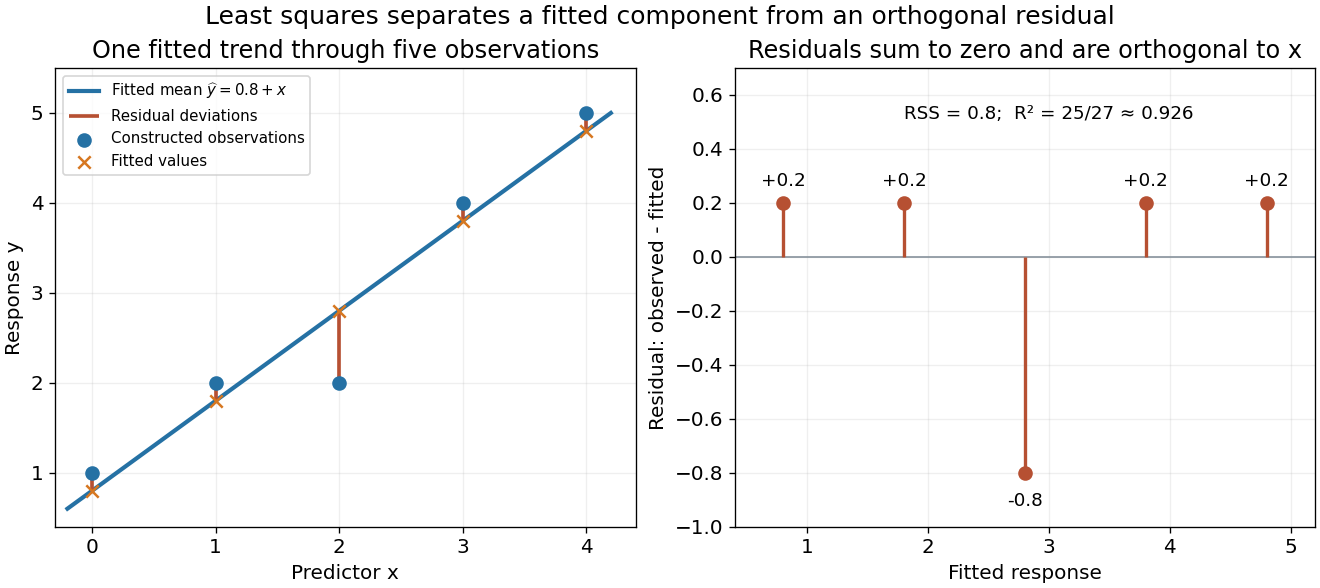

The script that saved this image:
"""Plot a constructed least-squares fit and its residuals; save a PNG to cwd."""

from pathlib import Path

import matplotlib.pyplot as plt
import numpy as np


def main():
    x = np.arange(5, dtype=float)
    y = np.array([1., 2., 2., 4., 5.])
    design = np.column_stack([np.ones_like(x), x])
    coefficients = np.linalg.lstsq(design, y, rcond=None)[0]
    fitted = design @ coefficients
    residual = y-fitted
    rss = residual @ residual
    r2 = 1-rss/np.sum((y-y.mean())**2)
    assert np.allclose(coefficients, [.8, 1])
    assert np.allclose(design.T @ residual, [0, 0])
    assert np.isclose(rss, .8)
    assert np.isclose(r2, 25/27)
    plt.rcParams.update({'font.size': 12})
    fig, axes = plt.subplots(1, 2, figsize=(11, 4.9), layout='constrained', facecolor='white')
    xx = np.linspace(-.2, 4.2, 200)
    axes[0].plot(xx, coefficients[0]+coefficients[1]*xx, color='#2571a4',
                 lw=2.5, label=r'Fitted mean $\widehat y=0.8+x$')
    axes[0].vlines(x, np.minimum(y, fitted), np.maximum(y, fitted),
                   color='#b65032', lw=2.2, label='Residual deviations')
    axes[0].scatter(x, y, color='#2571a4', s=60, zorder=3, label='Constructed observations')
    axes[0].scatter(x, fitted, color='#d67720', marker='x', s=55, zorder=3, label='Fitted values')
    axes[0].set(xlabel='Predictor x', ylabel='Response y', xlim=(-.3, 4.4), ylim=(.4, 5.5),
                title='One fitted trend through five observations')
    axes[0].legend(loc='upper left', fontsize=9)
    axes[0].grid(alpha=.2)

    axes[1].axhline(0, color='#87929c', lw=1)
    axes[1].vlines(fitted, 0, residual, color='#b65032', lw=2)
    axes[1].scatter(fitted, residual, color='#b65032', s=60, zorder=3)
    for fi, ri in zip(fitted, residual):
        axes[1].annotate('%+.1f' % ri, (fi, ri), xytext=(0, 10 if ri >= 0 else -20),
                         textcoords='offset points', ha='center', fontsize=11)
    axes[1].set(xlabel='Fitted response', ylabel='Residual: observed - fitted',
                xlim=(.4, 5.2), ylim=(-1, .7), title='Residuals sum to zero and are orthogonal to x')
    axes[1].grid(alpha=.2)
    axes[1].text(3, .51, 'RSS = 0.8;  R² = 25/27 ≈ 0.926', ha='center', fontsize=11)
    fig.suptitle('Least squares separates a fitted component from an orthogonal residual', fontsize=15)
    fig.savefig(Path.cwd() / 'linear-regression-worked-example.png', dpi=120, facecolor='white')
    plt.close(fig)


if __name__ == '__main__':
    main()
